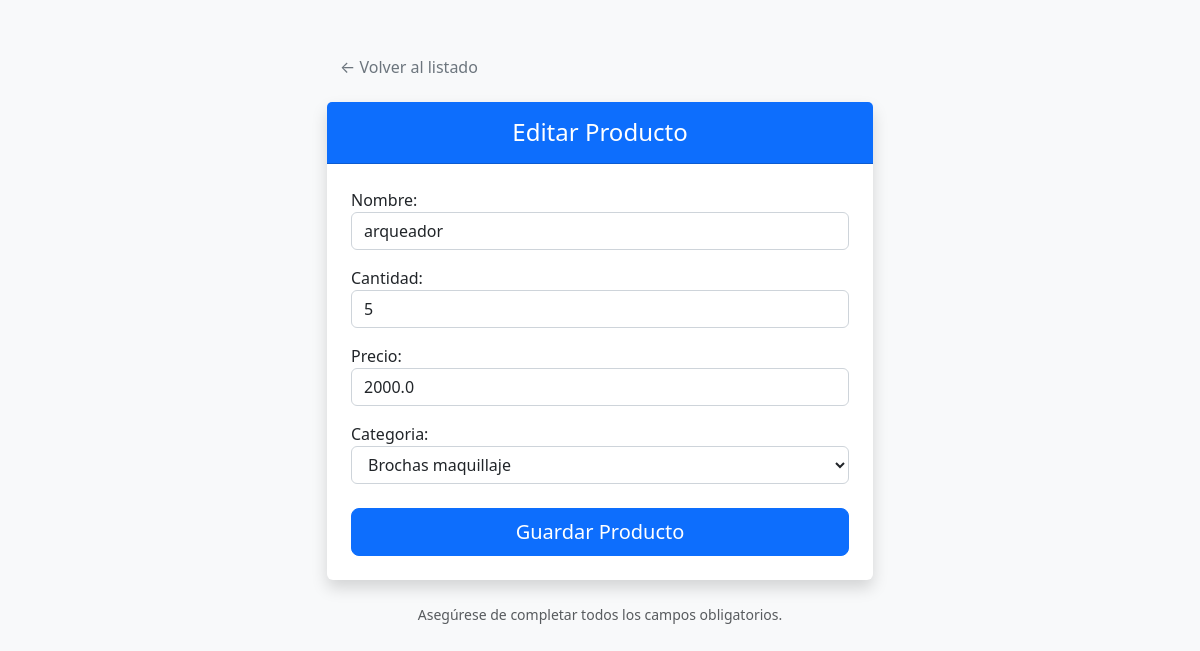
/stock/productos/editar/2/, run on the app's committed database.
### stock/models.py (models this page shows, shortened)
class Producto(models.Model):
    nombre = models.CharField(max_length=100)
    cantidad = models.IntegerField()
    precio = models.FloatField()
    categoria = models.ForeignKey(Categoria, on_delete=models.CASCADE, related_name='productos', null=True, blank=True)

class Categoria(models.Model):
    nombre = models.CharField(max_length=100)
    def __str__(self):
        return self.nombre

### stock/views.py (the view)
# urls.py: path('productos/editar/<int:id>/', views.editar_producto, name='editar_producto'),
def editar_producto(request, id):
    producto = get_object_or_404(Producto, id=id)
    if request.method == 'POST':
        form = ProductoForm(request.POST, instance=producto)
        if form.is_valid():
            form.save()
            return redirect('lista_productos')
    else:
        form = ProductoForm(instance=producto)
    return render(request, 'stock/form_producto.html', {'form': form, 'titulo': 'Editar Producto'})

### stock/forms.py
class ProductoForm(forms.ModelForm):
    class Meta:
        model = Producto
        fields = ['nombre', 'cantidad', 'precio', 'categoria']

### stock/templates/stock/form_producto.html (shortened to what this page needs)
<!DOCTYPE html>
<html lang="es">
<head>
    <link href="https://cdn.jsdelivr.net/npm/bootstrap@5.3.0/dist/css/bootstrap.min.css" rel="stylesheet">
</head>
<body>
<div class="container mt-5">
    <div class="row justify-content-center">
        <div class="col-md-6">
            <a href="{% url 'lista_productos' %}" class="btn btn-link text-decoration-none mb-3 text-secondary">
                ← Volver al listado
            </a>
            <div class="card shadow border-0">
                <div class="card-header bg-primary text-white py-3">
                    <h4 class="mb-0 text-center">{{ titulo }}</h4>
                </div>
                <div class="card-body p-4">
                    <form method="post">
                        <div class="form-group">
                            {{ form.as_p }}
                        </div>
                        <div class="d-grid gap-2 mt-4">
                            <button type="submit" class="btn btn-primary btn-lg">
                                Guardar Producto
                            </button>
                        </div>
                    </form>
                </div>
            </div>
            <p class="text-center text-muted mt-4 small">
                Asegúrese de completar todos los campos obligatorios.
            </p>
        </div>
    </div>
</div>
</body>
</html>

### stock/templates/stock/form_producto.html (style rules this page uses)
body { background-color: #f8f9fa; }
input, select, textarea { display: block; width: 100%; padding: 0.375rem 0.75rem; font-size: 1rem; font-weight: 400; line-height: 1.5; color: #212529; background-color: #fff; background-clip: padding-box; border: 1px solid #ced4da; border-radius: 0.375rem; transition: border-color .15s ease-in-out,box-shadow .15s ease-in-out; margin-bottom: 1rem; }

### data on the page
Producto: nombre "arqueador", cantidad "5", precio "2000.0", categoria "Brochas maquillaje"

### other printed values
{{ titulo }} "Editar Producto"
